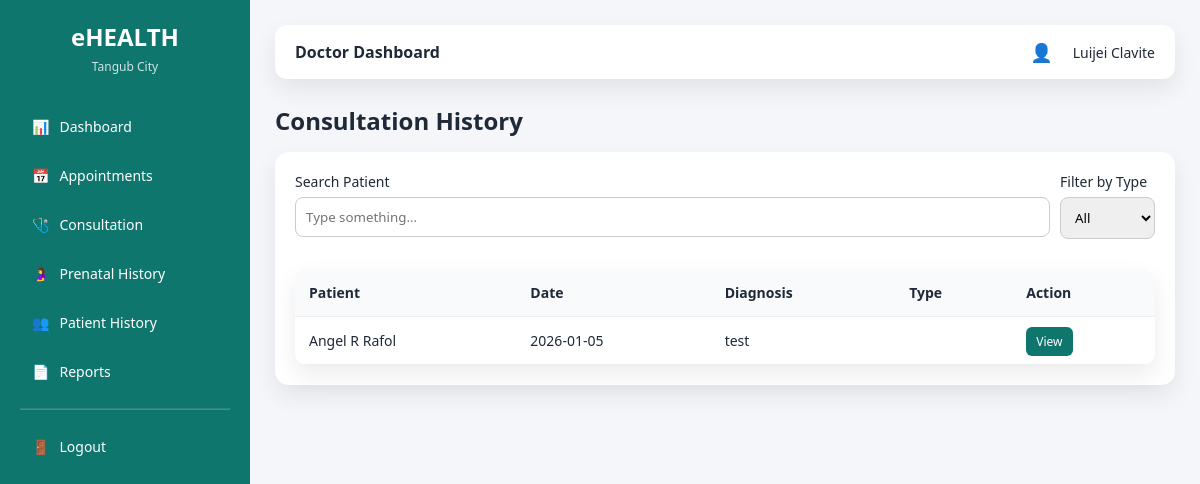
The app's page /doctor/consultations.php (signed in), older data.
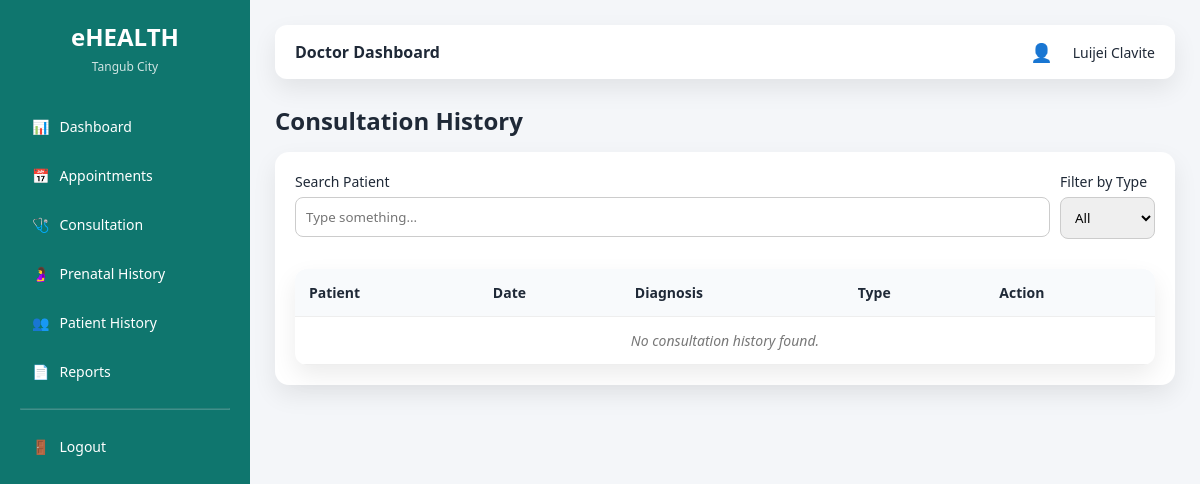
The same page, newer data.
### tables this page shows
CREATE TABLE `consultations` (
  `consultation_id` int(11) NOT NULL,
  `appointment_id` int(11) NOT NULL,
  `doctor_id` int(11) NOT NULL,
  `patient_id` int(11) NOT NULL,
  `symptoms` text DEFAULT NULL,
  `diagnosis` text DEFAULT NULL,
  `prescription` text DEFAULT NULL,
  `notes` text DEFAULT NULL,
  `created_at` timestamp NOT NULL DEFAULT current_timestamp()
);

CREATE TABLE `users` (
  `user_id` int(11) NOT NULL,
  `full_name` varchar(100) NOT NULL,
  `email` varchar(100) NOT NULL,
  `password` varchar(255) NOT NULL,
  `role` enum('admin','staff','doctor','patient') NOT NULL,
  `status` enum('active','inactive') DEFAULT 'active',
  `created_at` timestamp NOT NULL DEFAULT current_timestamp()
);

CREATE TABLE `appointments` (
  `appointment_id` int(11) NOT NULL,
  `patient_id` int(11) NOT NULL,
  `doctor_id` int(11) NOT NULL,
  `appointment_date` date NOT NULL,
  `appointment_time` varchar(20) NOT NULL,
  `type` varchar(255) NOT NULL,
  `reason` text DEFAULT NULL,
  `qr_code` int(11) NOT NULL DEFAULT 100000,
  `status` enum('Pending','Approved','Completed','Check-in','Cancelled') DEFAULT 'Pending',
  `created_at` timestamp NOT NULL DEFAULT current_timestamp()
);

### doctor/consultations.php (the view, shortened to what this page needs)
<?php
require_once "../config/database.php";
$doctor_id = $_SESSION['user_id'];
$consultations = mysqli_query(
    $conn,
    "SELECT
        c.consultation_id,
        a.appointment_date,
        a.appointment_time,
        u.full_name AS patient_name,
        a.type,
        c.diagnosis
     FROM consultations c
     JOIN appointments a ON c.appointment_id = a.appointment_id
     JOIN patients p ON a.patient_id = p.patient_id
     JOIN users u ON p.user_id = u.user_id
     WHERE a.doctor_id = $doctor_id
     ORDER BY a.appointment_date DESC"
);
?>
<!DOCTYPE html>
<html>
<head>
    <link rel="stylesheet" href="../assets/css/ui.css">
</head>
<body>
<div class="layout">
    <?php require_once "../layouts/sidebar.php"; ?>
    <main class="main">
        <?php require_once "../layouts/topbar.php"; ?>
        <h2 style="margin-bottom:15px;">Consultation History</h2>
        <div class="card">
        <div style="display: flex; justify-content: space-between; margin-bottom: 15px;">
            <div class="form-group" style="flex: 1; margin-right: 10px;">
                <label>Search Patient</label>
                <input type="text" id="searchInput" placeholder="Type something..." />
            </div>
            <div class="form-group">
                <label>Filter by Type</label>
                <select id="typeFilter">
                    <option value="all">All</option>
                </select>
            </div>
        </div>
        <table id="consultationTable">
            <thead>
                <tr>
                    <th>Patient</th>
                    <th>Date</th>
                    <th>Diagnosis</th>
                    <th>Type</th>
                    <th>Action</th>
                </tr>
            </thead>
            <tbody>
            <?php if (mysqli_num_rows($consultations) > 0): ?>
                <?php while ($row = mysqli_fetch_assoc($consultations)): ?>
                    <tr>
                        <td class="patient"><?= htmlspecialchars($row['patient_name']) ?></td>
                        <td><?= $row['appointment_date'] ?></td>
                        <td><?= htmlspecialchars($row['diagnosis']) ?></td>
                        <td><?= strtoupper($row['type']) ?></td>
                        <td>
                            <a href="consultation_view.php?id=<?= $row['consultation_id'] ?>"
                               class="btn-sm">View</a>
                        </td>
                    </tr>
                <?php endwhile; ?>
            <?php else: ?>
                <tr class="no-data-row">
                    <td colspan="5" class="no-data">No consultation history found.</td>
                </tr>
            <?php endif; ?>
            </tbody>
        </table>
        </div>
    </main>
</div>
</body>
</html>

Row changes from the older to the newer data that the page shows:
removed consultations: users.full_name "Angel R Rafol", appointment.appointment_date "2026-01-05", diagnosis "test"
Text that changed along with them:
text now shown: "No consultation history found."
